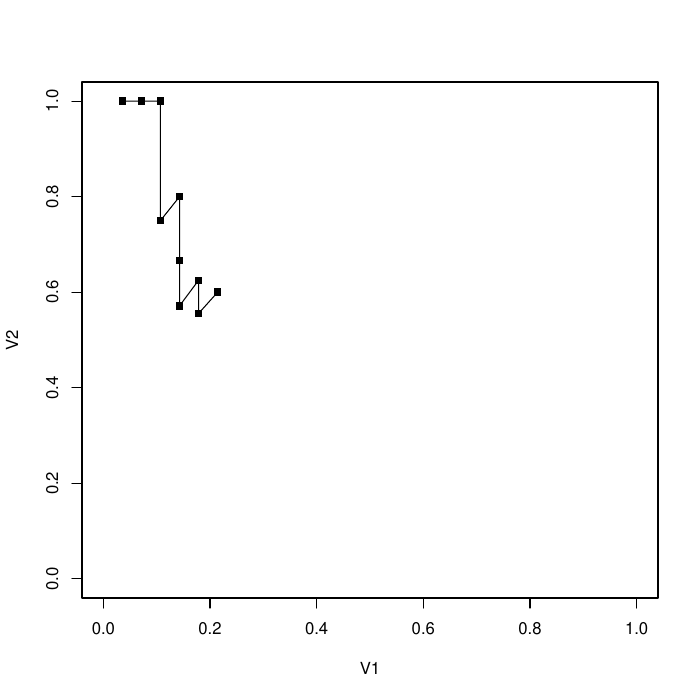

The script that saved this image:
args = commandArgs(trailingOnly=TRUE)
data <- read.table(paste('urpg',args[1],'.dat',sep=''))

ploturpg <- function(data) {
    pdf(paste('urpg.pdf', sep=''))
    plot(data, type='o', ylim=c(0,1), xlim=c(0,1), pch=15)
    dev.off()
}

ploturpg(data)